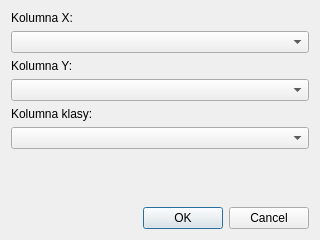
<?xml version="1.0" encoding="UTF-8"?>
<ui version="4.0">
 <class>Dialog</class>
 <widget class="QDialog" name="Dialog">
  <property name="windowModality">
   <enum>Qt::ApplicationModal</enum>
  </property>
  <property name="geometry">
   <rect>
    <x>0</x>
    <y>0</y>
    <width>320</width>
    <height>240</height>
   </rect>
  </property>
  <property name="windowTitle">
   <string>Opcje</string>
  </property>
  <layout class="QVBoxLayout" name="verticalLayout_2">
   <item>
    <layout class="QVBoxLayout" name="verticalLayout">
     <item>
      <widget class="QLabel" name="label">
       <property name="text">
        <string>Kolumna X:</string>
       </property>
      </widget>
     </item>
     <item>
      <widget class="QComboBox" name="xColumnNameCombobox"/>
     </item>
     <item>
      <widget class="QLabel" name="label_2">
       <property name="text">
        <string>Kolumna Y:</string>
       </property>
      </widget>
     </item>
     <item>
      <widget class="QComboBox" name="yColumnNameCombobox"/>
     </item>
     <item>
      <widget class="QLabel" name="label_3">
       <property name="text">
        <string>Kolumna klasy:</string>
       </property>
      </widget>
     </item>
     <item>
      <widget class="QComboBox" name="classColumnNameCombobox"/>
     </item>
    </layout>
   </item>
   <item>
    <spacer name="verticalSpacer">
     <property name="orientation">
      <enum>Qt::Vertical</enum>
     </property>
     <property name="sizeHint" stdset="0">
      <size>
       <width>20</width>
       <height>40</height>
      </size>
     </property>
    </spacer>
   </item>
   <item>
    <widget class="QDialogButtonBox" name="buttonBox">
     <property name="orientation">
      <enum>Qt::Horizontal</enum>
     </property>
     <property name="standardButtons">
      <set>QDialogButtonBox::Cancel|QDialogButtonBox::Ok</set>
     </property>
    </widget>
   </item>
  </layout>
 </widget>
 <resources/>
 <connections>
  <connection>
   <sender>buttonBox</sender>
   <signal>accepted()</signal>
   <receiver>Dialog</receiver>
   <slot>accept()</slot>
   <hints>
    <hint type="sourcelabel">
     <x>248</x>
     <y>254</y>
    </hint>
    <hint type="destinationlabel">
     <x>157</x>
     <y>274</y>
    </hint>
   </hints>
  </connection>
  <connection>
   <sender>buttonBox</sender>
   <signal>rejected()</signal>
   <receiver>Dialog</receiver>
   <slot>reject()</slot>
   <hints>
    <hint type="sourcelabel">
     <x>316</x>
     <y>260</y>
    </hint>
    <hint type="destinationlabel">
     <x>286</x>
     <y>274</y>
    </hint>
   </hints>
  </connection>
 </connections>
</ui>
